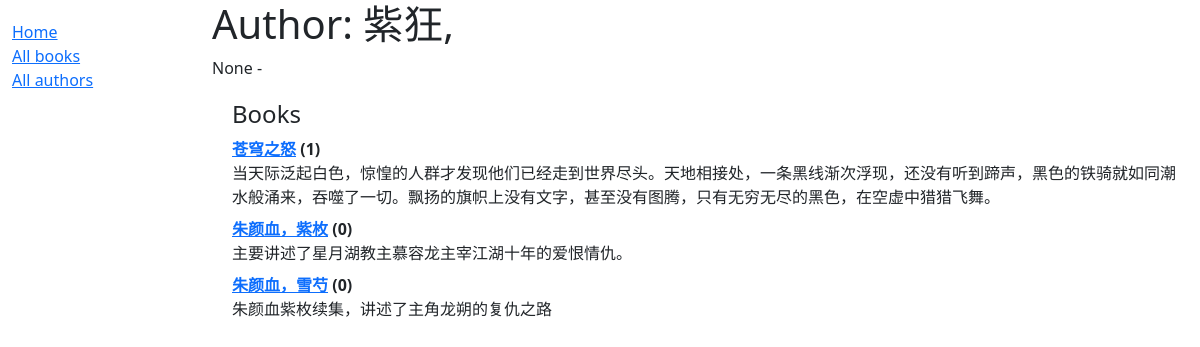
The page /catalog/authors/5 on the database its author committed.
### catalog/models.py (models this page shows, shortened)
class Author(models.Model):
    first_name = models.CharField(max_length=100, blank=True)
    last_name = models.CharField(max_length=100)
    date_of_birth = models.DateField(null=True, blank=True)
    date_of_death = models.DateField('Died', null=True, blank=True)
    class Meta:
        ordering = ['last_name', 'first_name']
    def __str__(self):
        return f'{self.last_name}, {self.first_name}'

class Book(models.Model):
    title = models.CharField(max_length=200)
    author = models.ForeignKey('Author', on_delete=models.RESTRICT, null=True)
    summary = models.TextField(
        max_length=1000, help_text="Enter a brief description of the book"
    )
    isbn = models.CharField('ISBN', max_length=13,
                            unique=False,
                            help_text='13 Character (Input NA if not applicable) <a href="https://www.isbn-international.org/content/what-isbn'
                                      '">ISBN number</a>')
    genre = models.ManyToManyField(
        Genre, help_text="Select a genre for this book"
    )
    language = models.ForeignKey(
    'Language', on_delete=models.SET_NULL, null=True)
    age_restrictions = models.PositiveIntegerField(
        default=0, help_text="Enter the minimum age restriction for this book (0 for no restriction)"
    )
    def __str__(self):
        return self.title
    def display_genre(self):
        """Create a string for the Genre. This is required to display genre in Admin"""
        return ', '.join(genre.name for genre in self.genre.all()[:3])
    display_genre.short_description = 'Genre'

### catalog/views.py (the view)
# urls.py: path('authors/<int:pk>', views.AuthorDetailView.as_view(), name='author-detail'),
class AuthorDetailView(generic.DetailView):
    model = Author

### catalog/templates/catalog/author_detail.html (shortened to what this page needs)
{% extends "base_generic.html" %}
{% block content %}
  <h1>Author: {{ author }}</h1>
  <p>{{author.date_of_birth}} - {% if author.date_of_death %}{{author.date_of_death}}{% endif %}</p>
  <div style="margin-left:20px;margin-top:20px">
    <h4>Books</h4>
    <dl>
    {% for book in author.book_set.all %}
      <dt><a href="{% url 'book-detail' book.pk %}">{{book}}</a> ({{book.bookinstance_set.all.count}})</dt>
      <dd>{{book.summary}}</dd>
      {% empty %}
      <p>This author has no books.</p>
    {% endfor %}
    </dl>
    </div>
    {% endblock %}
    {% block sidebar %}
      {{ block.super }}
{% endblock %}

### rows shown on the page
Author: date_of_birth "None"
Book: title "苍穹之怒", bookinstance_set.all.count "1", summary "当天际泛起白色，惊惶的人群才发现他们已经走到世界尽头。天地相接处，一条黑线渐次浮现，还没有听到蹄声，黑色的铁骑就如同潮水般涌来，吞噬了一切。飘扬的旗帜上没有文字，甚至没有图腾，只有无穷无尽的黑色，在空虚中猎猎飞舞。"
Book: title "朱颜血，紫枚", bookinstance_set.all.count "0", summary "主要讲述了星月湖教主慕容龙主宰江湖十年的爱恨情仇。"
Book: title "朱颜血，雪芍", bookinstance_set.all.count "0", summary "朱颜血紫枚续集，讲述了主角龙朔的复仇之路"
